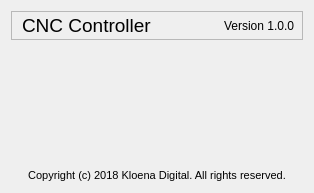
<?xml version="1.0" encoding="UTF-8"?>
<ui version="4.0">
 <class>AboutDialog</class>
 <widget class="AboutDialog" name="Dialog">
  <property name="windowModality">
   <enum>Qt::ApplicationModal</enum>
  </property>
  <property name="geometry">
   <rect>
    <x>0</x>
    <y>0</y>
    <width>314</width>
    <height>193</height>
   </rect>
  </property>
  <property name="windowTitle">
   <string>About</string>
  </property>
  <layout class="QVBoxLayout" name="verticalLayout">
   <item>
    <widget class="QFrame" name="frame">
     <property name="frameShape">
      <enum>QFrame::StyledPanel</enum>
     </property>
     <layout class="QHBoxLayout" name="horizontalLayout">
      <property name="leftMargin">
       <number>10</number>
      </property>
      <property name="topMargin">
       <number>2</number>
      </property>
      <property name="rightMargin">
       <number>8</number>
      </property>
      <property name="bottomMargin">
       <number>2</number>
      </property>
      <item>
       <widget class="QLabel" name="label">
        <property name="font">
         <font>
          <pointsize>14</pointsize>
         </font>
        </property>
        <property name="text">
         <string>CNC Controller</string>
        </property>
       </widget>
      </item>
      <item>
       <widget class="QLabel" name="label_2">
        <property name="text">
         <string>Version 1.0.0</string>
        </property>
        <property name="alignment">
         <set>Qt::AlignRight|Qt::AlignTrailing|Qt::AlignVCenter</set>
        </property>
       </widget>
      </item>
     </layout>
    </widget>
   </item>
   <item>
    <spacer name="verticalSpacer">
     <property name="orientation">
      <enum>Qt::Vertical</enum>
     </property>
     <property name="sizeHint" stdset="0">
      <size>
       <width>20</width>
       <height>40</height>
      </size>
     </property>
    </spacer>
   </item>
   <item>
    <layout class="QHBoxLayout" name="horizontalLayout_2">
     <item>
      <widget class="QLabel" name="label_4">
       <property name="maximumSize">
        <size>
         <width>150</width>
         <height>73</height>
        </size>
       </property>
       <property name="text">
        <string/>
       </property>
       <property name="pixmap">
        <pixmap resource="resources.qrc">:/images/kloena_logo.png</pixmap>
       </property>
       <property name="scaledContents">
        <bool>true</bool>
       </property>
       <property name="alignment">
        <set>Qt::AlignCenter</set>
       </property>
      </widget>
     </item>
    </layout>
   </item>
   <item>
    <spacer name="verticalSpacer_2">
     <property name="orientation">
      <enum>Qt::Vertical</enum>
     </property>
     <property name="sizeHint" stdset="0">
      <size>
       <width>20</width>
       <height>40</height>
      </size>
     </property>
    </spacer>
   </item>
   <item>
    <widget class="QLabel" name="label_3">
     <property name="font">
      <font>
       <pointsize>8</pointsize>
      </font>
     </property>
     <property name="text">
      <string>Copyright (c) 2018 Kloena Digital. All rights reserved.</string>
     </property>
     <property name="alignment">
      <set>Qt::AlignBottom|Qt::AlignHCenter</set>
     </property>
    </widget>
   </item>
  </layout>
 </widget>
 <customwidgets>
  <customwidget>
   <class>AboutDialog</class>
   <extends>QWidget</extends>
   <header>aboutdialog.h</header>
   <container>1</container>
  </customwidget>
 </customwidgets>
 <resources>
  <include location="resources.qrc"/>
 </resources>
 <connections/>
</ui>
